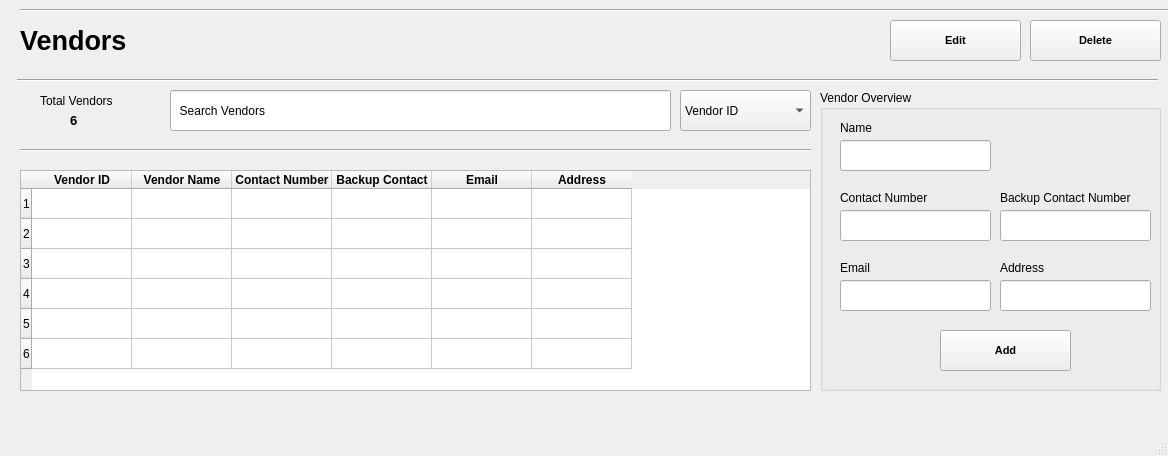
<?xml version="1.0" encoding="UTF-8"?>
<ui version="4.0">
 <class>MainWindow</class>
 <widget class="QMainWindow" name="MainWindow">
  <property name="geometry">
   <rect>
    <x>0</x>
    <y>0</y>
    <width>1168</width>
    <height>456</height>
   </rect>
  </property>
  <property name="windowTitle">
   <string>Inventory</string>
  </property>
  <widget class="QWidget" name="centralwidget">
   <widget class="QLabel" name="label">
    <property name="geometry">
     <rect>
      <x>20</x>
      <y>0</y>
      <width>271</width>
      <height>81</height>
     </rect>
    </property>
    <property name="font">
     <font>
      <pointsize>20</pointsize>
      <weight>75</weight>
      <bold>true</bold>
     </font>
    </property>
    <property name="text">
     <string>Vendors</string>
    </property>
   </widget>
   <widget class="QTableWidget" name="tableWidget">
    <property name="geometry">
     <rect>
      <x>20</x>
      <y>170</y>
      <width>791</width>
      <height>221</height>
     </rect>
    </property>
    <row>
     <property name="text">
      <string>1</string>
     </property>
    </row>
    <row>
     <property name="text">
      <string>2</string>
     </property>
    </row>
    <row>
     <property name="text">
      <string>3</string>
     </property>
    </row>
    <row>
     <property name="text">
      <string>4</string>
     </property>
    </row>
    <row>
     <property name="text">
      <string>5</string>
     </property>
    </row>
    <row>
     <property name="text">
      <string>6</string>
     </property>
    </row>
    <column>
     <property name="text">
      <string>Vendor ID</string>
     </property>
     <property name="font">
      <font>
       <weight>75</weight>
       <bold>true</bold>
      </font>
     </property>
    </column>
    <column>
     <property name="text">
      <string>Vendor Name</string>
     </property>
     <property name="font">
      <font>
       <weight>75</weight>
       <bold>true</bold>
      </font>
     </property>
    </column>
    <column>
     <property name="text">
      <string>Contact Number</string>
     </property>
     <property name="font">
      <font>
       <weight>75</weight>
       <bold>true</bold>
      </font>
     </property>
    </column>
    <column>
     <property name="text">
      <string>Backup Contact</string>
     </property>
     <property name="font">
      <font>
       <weight>75</weight>
       <bold>true</bold>
      </font>
     </property>
    </column>
    <column>
     <property name="text">
      <string>Email</string>
     </property>
     <property name="font">
      <font>
       <weight>75</weight>
       <bold>true</bold>
      </font>
     </property>
    </column>
    <column>
     <property name="text">
      <string>Address</string>
     </property>
     <property name="font">
      <font>
       <weight>75</weight>
       <bold>true</bold>
      </font>
     </property>
    </column>
   </widget>
   <widget class="QComboBox" name="comboBox">
    <property name="geometry">
     <rect>
      <x>680</x>
      <y>90</y>
      <width>131</width>
      <height>41</height>
     </rect>
    </property>
    <item>
     <property name="text">
      <string>Vendor ID</string>
     </property>
    </item>
    <item>
     <property name="text">
      <string>Vendor Name</string>
     </property>
    </item>
    <item>
     <property name="text">
      <string>Contact Number</string>
     </property>
    </item>
    <item>
     <property name="text">
      <string>Backup Contact</string>
     </property>
    </item>
    <item>
     <property name="text">
      <string>Email</string>
     </property>
    </item>
    <item>
     <property name="text">
      <string>Address</string>
     </property>
    </item>
   </widget>
   <widget class="QLineEdit" name="lineEdit">
    <property name="geometry">
     <rect>
      <x>170</x>
      <y>90</y>
      <width>501</width>
      <height>41</height>
     </rect>
    </property>
    <property name="text">
     <string>  Search Vendors</string>
    </property>
   </widget>
   <widget class="QLabel" name="label_2">
    <property name="geometry">
     <rect>
      <x>70</x>
      <y>110</y>
      <width>71</width>
      <height>21</height>
     </rect>
    </property>
    <property name="font">
     <font>
      <pointsize>10</pointsize>
      <weight>75</weight>
      <bold>true</bold>
      <underline>false</underline>
     </font>
    </property>
    <property name="text">
     <string>6</string>
    </property>
   </widget>
   <widget class="QLabel" name="label_3">
    <property name="geometry">
     <rect>
      <x>40</x>
      <y>90</y>
      <width>121</width>
      <height>21</height>
     </rect>
    </property>
    <property name="font">
     <font>
      <pointsize>9</pointsize>
     </font>
    </property>
    <property name="text">
     <string>Total Vendors</string>
    </property>
   </widget>
   <widget class="Line" name="line">
    <property name="geometry">
     <rect>
      <x>17</x>
      <y>70</y>
      <width>1141</width>
      <height>20</height>
     </rect>
    </property>
    <property name="orientation">
     <enum>Qt::Horizontal</enum>
    </property>
   </widget>
   <widget class="Line" name="line_2">
    <property name="geometry">
     <rect>
      <x>20</x>
      <y>140</y>
      <width>791</width>
      <height>20</height>
     </rect>
    </property>
    <property name="orientation">
     <enum>Qt::Horizontal</enum>
    </property>
   </widget>
   <widget class="QGroupBox" name="groupBox">
    <property name="geometry">
     <rect>
      <x>820</x>
      <y>90</y>
      <width>341</width>
      <height>301</height>
     </rect>
    </property>
    <property name="title">
     <string>Vendor Overview</string>
    </property>
    <widget class="QLabel" name="label_4">
     <property name="geometry">
      <rect>
       <x>20</x>
       <y>30</y>
       <width>91</width>
       <height>16</height>
      </rect>
     </property>
     <property name="text">
      <string>Name</string>
     </property>
    </widget>
    <widget class="QLabel" name="label_5">
     <property name="geometry">
      <rect>
       <x>20</x>
       <y>100</y>
       <width>111</width>
       <height>16</height>
      </rect>
     </property>
     <property name="text">
      <string>Contact Number</string>
     </property>
    </widget>
    <widget class="QLineEdit" name="lineEdit_2">
     <property name="geometry">
      <rect>
       <x>20</x>
       <y>50</y>
       <width>151</width>
       <height>31</height>
      </rect>
     </property>
    </widget>
    <widget class="QLineEdit" name="lineEdit_8">
     <property name="geometry">
      <rect>
       <x>20</x>
       <y>120</y>
       <width>151</width>
       <height>31</height>
      </rect>
     </property>
    </widget>
    <widget class="QLineEdit" name="lineEdit_10">
     <property name="geometry">
      <rect>
       <x>180</x>
       <y>120</y>
       <width>151</width>
       <height>31</height>
      </rect>
     </property>
    </widget>
    <widget class="QLabel" name="label_8">
     <property name="geometry">
      <rect>
       <x>180</x>
       <y>100</y>
       <width>141</width>
       <height>16</height>
      </rect>
     </property>
     <property name="text">
      <string>Backup Contact Number</string>
     </property>
    </widget>
    <widget class="QLineEdit" name="lineEdit_3">
     <property name="geometry">
      <rect>
       <x>20</x>
       <y>190</y>
       <width>151</width>
       <height>31</height>
      </rect>
     </property>
     <property name="text">
      <string/>
     </property>
    </widget>
    <widget class="QLabel" name="label_6">
     <property name="geometry">
      <rect>
       <x>20</x>
       <y>170</y>
       <width>91</width>
       <height>16</height>
      </rect>
     </property>
     <property name="text">
      <string>Email</string>
     </property>
    </widget>
    <widget class="QLabel" name="label_9">
     <property name="geometry">
      <rect>
       <x>180</x>
       <y>170</y>
       <width>91</width>
       <height>16</height>
      </rect>
     </property>
     <property name="text">
      <string>Address</string>
     </property>
    </widget>
    <widget class="QLineEdit" name="lineEdit_4">
     <property name="geometry">
      <rect>
       <x>180</x>
       <y>190</y>
       <width>151</width>
       <height>31</height>
      </rect>
     </property>
     <property name="text">
      <string/>
     </property>
    </widget>
    <widget class="QPushButton" name="pushButton">
     <property name="geometry">
      <rect>
       <x>120</x>
       <y>240</y>
       <width>131</width>
       <height>41</height>
      </rect>
     </property>
     <property name="font">
      <font>
       <pointsize>8</pointsize>
       <weight>75</weight>
       <bold>true</bold>
      </font>
     </property>
     <property name="text">
      <string>Add</string>
     </property>
    </widget>
   </widget>
   <widget class="Line" name="line_3">
    <property name="geometry">
     <rect>
      <x>20</x>
      <y>0</y>
      <width>1271</width>
      <height>20</height>
     </rect>
    </property>
    <property name="orientation">
     <enum>Qt::Horizontal</enum>
    </property>
   </widget>
   <widget class="QPushButton" name="pushButton_3">
    <property name="geometry">
     <rect>
      <x>890</x>
      <y>20</y>
      <width>131</width>
      <height>41</height>
     </rect>
    </property>
    <property name="font">
     <font>
      <pointsize>8</pointsize>
      <weight>75</weight>
      <bold>true</bold>
     </font>
    </property>
    <property name="text">
     <string>Edit</string>
    </property>
   </widget>
   <widget class="QPushButton" name="pushButton_2">
    <property name="geometry">
     <rect>
      <x>1030</x>
      <y>20</y>
      <width>131</width>
      <height>41</height>
     </rect>
    </property>
    <property name="font">
     <font>
      <pointsize>8</pointsize>
      <weight>75</weight>
      <bold>true</bold>
     </font>
    </property>
    <property name="text">
     <string>Delete</string>
    </property>
   </widget>
  </widget>
  <widget class="QMenuBar" name="menubar">
   <property name="geometry">
    <rect>
     <x>0</x>
     <y>0</y>
     <width>1168</width>
     <height>21</height>
    </rect>
   </property>
  </widget>
  <widget class="QStatusBar" name="statusbar"/>
 </widget>
 <resources/>
 <connections/>
</ui>
